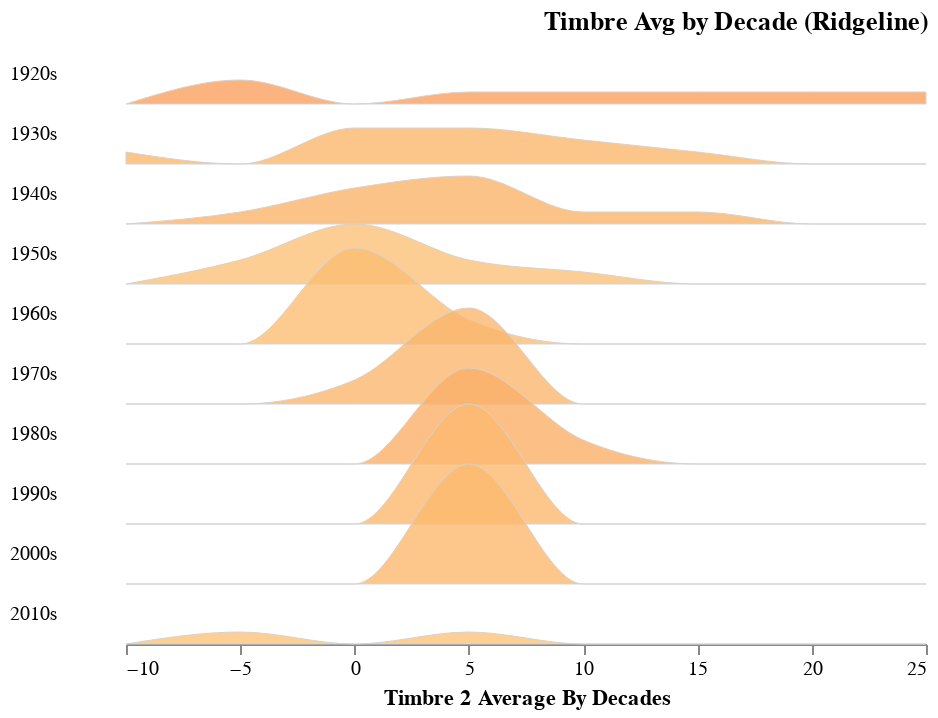

Notebook code cell kept with this figure:
### Code cell
plot_ridgeline(timbre_avg_by_year, "decade", "TimbreAvg4")

### Figure 1 — Vega-Lite specification as saved in the notebook (floating-point values rounded to 4 significant figures)
{"config": {"view": {"continuousWidth": 400, "continuousHeight": 300, "stroke": null}, "facet": {"spacing": 0}, "title": {"anchor": "end"}}, "data": {"name": "data-e32f9afda3d58572e9a14fb414997254"}, "facet": {"row": {"type": "temporal", "field": "Decade", "header": {"format": "%Ys", "labelAlign": "right", "labelAngle": 0}, "title": null}}, "spec": {"mark": {"type": "area", "fillOpacity": 0.8, "interpolate": "monotone", "stroke": "lightgray", "strokeWidth": 0.5}, "encoding": {"fill": {"type": "quantitative", "field": "mean_val", "legend": null, "scale": {"domain": [50, -100], "scheme": "redyellowblue"}}, "x": {"type": "quantitative", "bin": "binned", "field": "bin_min", "title": "Timbre 2 Average By Decades"}, "y": {"type": "quantitative", "axis": null, "field": "value", "scale": {"range": [30, -30]}}}, "height": 30, "transform": [{"field": "decade", "timeUnit": "year", "as": "Decade"}, {"joinaggregate": [{"op": "mean", "field": "TimbreAvg4", "as": "mean_val"}], "groupby": ["Decade"]}, {"bin": {"maxbins": 10}, "field": "TimbreAvg4", "as": ["bin_max", "bin_min"]}, {"aggregate": [{"op": "count", "as": "value"}], "groupby": ["Decade", "mean_val", "bin_min", "bin_max"]}, {"impute": "value", "key": "bin_min", "groupby": ["Decade", "mean_val"], "value": 0}]}, "bounds": "flush", "title": "Timbre Avg by Decade (Ridgeline)", "$schema": "https://vega.github.io/schema/vega-lite/v4.8.1.json", "datasets": {"data-e32f9afda3d58572e9a14fb414997254": [{"music_year": 1922, "TimbreAvg1": 41.56, "TimbreAvg2": 13.91, "TimbreAvg3": 14.68, "TimbreAvg4": 24.43, "TimbreAvg5": 18.75, "TimbreAvg6": 11.17, "TimbreAvg7": -5.31, "TimbreAvg8": 0.1368, "TimbreAvg9": -2.165, "TimbreAvg10": -4.444, "TimbreAvg11": -1.622, "TimbreAvg12": -5.561, "decade": "1920-01-01T00:00:00"}, {"music_year": 1924, "TimbreAvg1": 36.95, "TimbreAvg2": -136.1, "TimbreAvg3": 108.1, "TimbreAvg4": 12.35, "TimbreAvg5": -7.73, "TimbreAvg6": 1.873, "TimbreAvg7": -32.49, "TimbreAvg8": 3.363, "TimbreAvg9": 14.38, "TimbreAvg10": 8.708, "TimbreAvg11": 4.783, "TimbreAvg12": 8.068, "decade": "1920-01-01T00:00:00"}, {"music_year": 1925, "TimbreAvg1": 34.36, "TimbreAvg2": -128.2, "TimbreAvg3": 120.2, "TimbreAvg4": 19.37, "TimbreAvg5": 18.19, "TimbreAvg6": 17.01, "TimbreAvg7": -56.73, "TimbreAvg8": 7.617, "TimbreAvg9": 3.784, "TimbreAvg10": 8.839, "TimbreAvg11": 6.741, "TimbreAvg12": 6.061, "decade": "1920-01-01T00:00:00"}, {"music_year": 1926, "TimbreAvg1": 32.57, "TimbreAvg2": -126.5, "TimbreAvg3": 88.92, "TimbreAvg4": 7.843, "TimbreAvg5": -5.841, "TimbreAvg6": 13.39, "TimbreAvg7": -31.14, "TimbreAvg8": 9.86, "TimbreAvg9": -17.41, "TimbreAvg10": 4.974, "TimbreAvg11": 0.6245, "TimbreAvg12": -2.054, "decade": "1920-01-01T00:00:00"}, {"music_year": 1927, "TimbreAvg1": 31.23, "TimbreAvg2": -110.7, "TimbreAvg3": 59.21, "TimbreAvg4": 4.108, "TimbreAvg5": -9.538, "TimbreAvg6": 9.986, "TimbreAvg7": -21.01, "TimbreAvg8": 13.41, "TimbreAvg9": -25.12, "TimbreAvg10": 4.396, "TimbreAvg11": -0.3943, "TimbreAvg12": -2.645, "decade": "1920-01-01T00:00:00"}, {"music_year": 1928, "TimbreAvg1": 31.5, "TimbreAvg2": -94.42, "TimbreAvg3": 27.26, "TimbreAvg4": -8.42, "TimbreAvg5": -16.8, "TimbreAvg6": 9.831, "TimbreAvg7": -34.23, "TimbreAvg8": 8.103, "TimbreAvg9": -2.78, "TimbreAvg10": 7.653, "TimbreAvg11": -0.274, "TimbreAvg12": 8.575, "decade": "1920-01-01T00:00:00"}, {"music_year": 1929, "TimbreAvg1": 33.08, "TimbreAvg2": -100.9, "TimbreAvg3": 37.7, "TimbreAvg4": -7.802, "TimbreAvg5": -16.81, "TimbreAvg6": 9.486, "TimbreAvg7": -30.72, "TimbreAvg8": 8.05, "TimbreAvg9": -2.235, "TimbreAvg10": 7.397, "TimbreAvg11": 1.339, "TimbreAvg12": 13.07, "decade": "1920-01-01T00:00:00"}, {"music_year": 1930, "TimbreAvg1": 34.95, "TimbreAvg2": -99.74, "TimbreAvg3": 59.33, "TimbreAvg4": 0.1107, "TimbreAvg5": -29.29, "TimbreAvg6": 14.93, "TimbreAvg7": -28.67, "TimbreAvg8": 5.75, "TimbreAvg9": -0.3473, "TimbreAvg10": 7.347, "TimbreAvg11": -0.4108, "TimbreAvg12": 4.682, "decade": "1930-01-01T00:00:00"}, {"music_year": 1931, "TimbreAvg1": 35.04, "TimbreAvg2": -97.28, "TimbreAvg3": 61.39, "TimbreAvg4": 8.116, "TimbreAvg5": -5.649, "TimbreAvg6": 5.444, "TimbreAvg7": -18.24, "TimbreAvg8": 6.326, "TimbreAvg9": -4.743, "TimbreAvg10": 5.894, "TimbreAvg11": 1.151, "TimbreAvg12": 1.979, "decade": "1930-01-01T00:00:00"}, {"music_year": 1932, "TimbreAvg1": 34.99, "TimbreAvg2": -98.61, "TimbreAvg3": 44.83, "TimbreAvg4": -0.8373, "TimbreAvg5": -22.16, "TimbreAvg6": 23.28, "TimbreAvg7": -36.65, "TimbreAvg8": 7.044, "TimbreAvg9": 14.11, "TimbreAvg10": 10.86, "TimbreAvg11": -1.003, "TimbreAvg12": 12.39, "decade": "1930-01-01T00:00:00"}, {"music_year": 1933, "TimbreAvg1": 32.79, "TimbreAvg2": -103.0, "TimbreAvg3": 56.2, "TimbreAvg4": -12.21, "TimbreAvg5": -33.13, "TimbreAvg6": 16.06, "TimbreAvg7": -43.9, "TimbreAvg8": 0.06204, "TimbreAvg9": 8.121, "TimbreAvg10": 8.25, "TimbreAvg11": -3.816, "TimbreAvg12": 4.195, "decade": "1930-01-01T00:00:00"}, {"music_year": 1934, "TimbreAvg1": 32.69, "TimbreAvg2": -97.15, "TimbreAvg3": 46.76, "TimbreAvg4": -2.051, "TimbreAvg5": -4.355, "TimbreAvg6": 16.09, "TimbreAvg7": -30.93, "TimbreAvg8": 5.909, "TimbreAvg9": 10.38, "TimbreAvg10": 9.565, "TimbreAvg11": -0.1988, "TimbreAvg12": 10.48, "decade": "1930-01-01T00:00:00"}, {"music_year": 1935, "TimbreAvg1": 33.87, "TimbreAvg2": -109.6, "TimbreAvg3": 69.43, "TimbreAvg4": 10.38, "TimbreAvg5": -8.598, "TimbreAvg6": 19.18, "TimbreAvg7": -17.24, "TimbreAvg8": 11.86, "TimbreAvg9": 3.787, "TimbreAvg10": 9.493, "TimbreAvg11": -2.062, "TimbreAvg12": 12.01, "decade": "1930-01-01T00:00:00"}, {"music_year": 1936, "TimbreAvg1": 34.54, "TimbreAvg2": -126.0, "TimbreAvg3": 64.29, "TimbreAvg4": 3.944, "TimbreAvg5": -8.175, "TimbreAvg6": 10.65, "TimbreAvg7": -18.77, "TimbreAvg8": 9.033, "TimbreAvg9": -2.058, "TimbreAvg10": 5.343, "TimbreAvg11": -0.4487, "TimbreAvg12": 8.263, "decade": "1930-01-01T00:00:00"}, {"music_year": 1937, "TimbreAvg1": 33.58, "TimbreAvg2": -113.8, "TimbreAvg3": 51.95, "TimbreAvg4": 1.924, "TimbreAvg5": -13.45, "TimbreAvg6": 17.37, "TimbreAvg7": -10.02, "TimbreAvg8": 10.66, "TimbreAvg9": -3.712, "TimbreAvg10": 5.937, "TimbreAvg11": -2.608, "TimbreAvg12": 11.86, "decade": "1930-01-01T00:00:00"}, {"music_year": 1938, "TimbreAvg1": 34.9, "TimbreAvg2": -114.4, "TimbreAvg3": 40.74, "TimbreAvg4": 6.103, "TimbreAvg5": -17.94, "TimbreAvg6": 19.79, "TimbreAvg7": -27.39, "TimbreAvg8": 6.041, "TimbreAvg9": 10.2, "TimbreAvg10": 9.888, "TimbreAvg11": -0.3099, "TimbreAvg12": 11.18, "decade": "1930-01-01T00:00:00"}, {"music_year": 1939, "TimbreAvg1": 34.02, "TimbreAvg2": -102.4, "TimbreAvg3": 45.43, "TimbreAvg4": -1.908, "TimbreAvg5": -13.02, "TimbreAvg6": 20.68, "TimbreAvg7": -21.57, "TimbreAvg8": 6.065, "TimbreAvg9": 6.906, "TimbreAvg10": 5.943, "TimbreAvg11": -6.37, "TimbreAvg12": 5.006, "decade": "1930-01-01T00:00:00"}, {"music_year": 1940, "TimbreAvg1": 35.33, "TimbreAvg2": -96.81, "TimbreAvg3": 49.32, "TimbreAvg4": 7.192, "TimbreAvg5": -41.28, "TimbreAvg6": 19.44, "TimbreAvg7": -18.54, "TimbreAvg8": 6.436, "TimbreAvg9": 8.957, "TimbreAvg10": 6.57, "TimbreAvg11": 1.953, "TimbreAvg12": 21.34, "decade": "1940-01-01T00:00:00"}, {"music_year": 1941, "TimbreAvg1": 32.39, "TimbreAvg2": -100.0, "TimbreAvg3": 52.51, "TimbreAvg4": 4.921, "TimbreAvg5": -3.68, "TimbreAvg6": 20.87, "TimbreAvg7": -16.8, "TimbreAvg8": 9.038, "TimbreAvg9": -2.731, "TimbreAvg10": 7.336, "TimbreAvg11": -3.413, "TimbreAvg12": 9.401, "decade": "1940-01-01T00:00:00"}, {"music_year": 1942, "TimbreAvg1": 33.3, "TimbreAvg2": -120.1, "TimbreAvg3": 50.7, "TimbreAvg4": -5.461, "TimbreAvg5": -19.14, "TimbreAvg6": 7.967, "TimbreAvg7": -18.27, "TimbreAvg8": 8.431, "TimbreAvg9": 1.05, "TimbreAvg10": 7.495, "TimbreAvg11": -1.957, "TimbreAvg12": 8.773, "decade": "1940-01-01T00:00:00"}, {"music_year": 1943, "TimbreAvg1": 35.77, "TimbreAvg2": -73.11, "TimbreAvg3": 58.33, "TimbreAvg4": 10.69, "TimbreAvg5": -6.186, "TimbreAvg6": 20.79, "TimbreAvg7": -14.26, "TimbreAvg8": 6.945, "TimbreAvg9": 5.42, "TimbreAvg10": 4.834, "TimbreAvg11": -6.037, "TimbreAvg12": 9.678, "decade": "1940-01-01T00:00:00"}, {"music_year": 1944, "TimbreAvg1": 35.05, "TimbreAvg2": -119.3, "TimbreAvg3": 45.17, "TimbreAvg4": 3.777, "TimbreAvg5": 0.7286, "TimbreAvg6": 12.55, "TimbreAvg7": -16.06, "TimbreAvg8": 6.014, "TimbreAvg9": 5.359, "TimbreAvg10": 3.907, "TimbreAvg11": -2.75, "TimbreAvg12": 6.555, "decade": "1940-01-01T00:00:00"}, {"music_year": 1945, "TimbreAvg1": 35.8, "TimbreAvg2": -78.38, "TimbreAvg3": 55.81, "TimbreAvg4": 3.687, "TimbreAvg5": -18.85, "TimbreAvg6": 13.39, "TimbreAvg7": -18.99, "TimbreAvg8": 0.9092, "TimbreAvg9": 12.95, "TimbreAvg10": 5.449, "TimbreAvg11": -1.18, "TimbreAvg12": 15.58, "decade": "1940-01-01T00:00:00"}, {"music_year": 1946, "TimbreAvg1": 36.63, "TimbreAvg2": -74.35, "TimbreAvg3": 39.01, "TimbreAvg4": -0.9528, "TimbreAvg5": -3.294, "TimbreAvg6": 12.09, "TimbreAvg7": -12.59, "TimbreAvg8": 3.161, "TimbreAvg9": 6.065, "TimbreAvg10": 2.858, "TimbreAvg11": -3.037, "TimbreAvg12": 12.07, "decade": "1940-01-01T00:00:00"}, {"music_year": 1947, "TimbreAvg1": 36.29, "TimbreAvg2": -59.97, "TimbreAvg3": 29.82, "TimbreAvg4": -1.628, "TimbreAvg5": -18.3, "TimbreAvg6": 15.34, "TimbreAvg7": -16.52, "TimbreAvg8": 4.074, "TimbreAvg9": 12.66, "TimbreAvg10": 8.663, "TimbreAvg11": -4.001, "TimbreAvg12": 14.18, "decade": "1940-01-01T00:00:00"}, {"music_year": 1948, "TimbreAvg1": 38.0, "TimbreAvg2": -60.91, "TimbreAvg3": 48.13, "TimbreAvg4": 1.431, "TimbreAvg5": -15.75, "TimbreAvg6": 12.69, "TimbreAvg7": -22.46, "TimbreAvg8": 0.02932, "TimbreAvg9": 13.2, "TimbreAvg10": 4.487, "TimbreAvg11": -0.4887, "TimbreAvg12": 10.52, "decade": "1940-01-01T00:00:00"}, {"music_year": 1949, "TimbreAvg1": 36.94, "TimbreAvg2": -76.29, "TimbreAvg3": 53.23, "TimbreAvg4": -0.5399, "TimbreAvg5": -13.69, "TimbreAvg6": 6.0, "TimbreAvg7": -16.25, "TimbreAvg8": 0.1701, "TimbreAvg9": 10.24, "TimbreAvg10": 3.406, "TimbreAvg11": -0.8975, "TimbreAvg12": 7.688, "decade": "1940-01-01T00:00:00"}, {"music_year": 1950, "TimbreAvg1": 37.56, "TimbreAvg2": -79.75, "TimbreAvg3": 39.1, "TimbreAvg4": 7.317, "TimbreAvg5": -4.147, "TimbreAvg6": 7.53, "TimbreAvg7": -5.599, "TimbreAvg8": 3.95, "TimbreAvg9": 4.621, "TimbreAvg10": 2.546, "TimbreAvg11": -2.016, "TimbreAvg12": 4.763, "decade": "1950-01-01T00:00:00"}, {"music_year": 1951, "TimbreAvg1": 38.34, "TimbreAvg2": -59.1, "TimbreAvg3": 38.65, "TimbreAvg4": 0.6563, "TimbreAvg5": -2.506, "TimbreAvg6": 5.508, "TimbreAvg7": -9.521, "TimbreAvg8": 1.943, "TimbreAvg9": 7.743, "TimbreAvg10": 2.759, "TimbreAvg11": -2.87, "TimbreAvg12": 5.836, "decade": "1950-01-01T00:00:00"}, {"music_year": 1952, "TimbreAvg1": 39.09, "TimbreAvg2": -49.43, "TimbreAvg3": 29.52, "TimbreAvg4": -5.048, "TimbreAvg5": -8.318, "TimbreAvg6": 8.535, "TimbreAvg7": -17.55, "TimbreAvg8": 0.1893, "TimbreAvg9": 6.674, "TimbreAvg10": 1.172, "TimbreAvg11": -2.191, "TimbreAvg12": 7.037, "decade": "1950-01-01T00:00:00"}, {"music_year": 1953, "TimbreAvg1": 39.21, "TimbreAvg2": -40.24, "TimbreAvg3": 39.67, "TimbreAvg4": -0.445, "TimbreAvg5": -3.645, "TimbreAvg6": 9.998, "TimbreAvg7": -16.5, "TimbreAvg8": -0.1103, "TimbreAvg9": 5.477, "TimbreAvg10": 1.666, "TimbreAvg11": -2.965, "TimbreAvg12": 4.058, "decade": "1950-01-01T00:00:00"}, {"music_year": 1954, "TimbreAvg1": 38.14, "TimbreAvg2": -46.14, "TimbreAvg3": 28.05, "TimbreAvg4": -2.913, "TimbreAvg5": -2.925, "TimbreAvg6": 6.043, "TimbreAvg7": -18.02, "TimbreAvg8": -0.7081, "TimbreAvg9": 8.89, "TimbreAvg10": 2.19, "TimbreAvg11": -1.935, "TimbreAvg12": 9.481, "decade": "1950-01-01T00:00:00"}, {"music_year": 1955, "TimbreAvg1": 37.1, "TimbreAvg2": -52.87, "TimbreAvg3": 26.31, "TimbreAvg4": -6.338, "TimbreAvg5": 0.8993, "TimbreAvg6": 4.494, "TimbreAvg7": -17.28, "TimbreAvg8": 1.646, "TimbreAvg9": 5.555, "TimbreAvg10": 2.484, "TimbreAvg11": -2.829, "TimbreAvg12": 7.048, "decade": "1950-01-01T00:00:00"}, {"music_year": 1956, "TimbreAvg1": 37.67, "TimbreAvg2": -38.32, "TimbreAvg3": 24.38, "TimbreAvg4": -4.569, "TimbreAvg5": -1.269, "TimbreAvg6": 3.7, "TimbreAvg7": -15.31, "TimbreAvg8": 0.2986, "TimbreAvg9": 5.172, "TimbreAvg10": 1.747, "TimbreAvg11": -2.766, "TimbreAvg12": 7.053, "decade": "1950-01-01T00:00:00"}, {"music_year": 1957, "TimbreAvg1": 37.24, "TimbreAvg2": -39.23, "TimbreAvg3": 15.83, "TimbreAvg4": -3.89, "TimbreAvg5": 0.05078, "TimbreAvg6": 1.425, "TimbreAvg7": -11.18, "TimbreAvg8": 0.2028, "TimbreAvg9": 3.578, "TimbreAvg10": 1.635, "TimbreAvg11": -2.338, "TimbreAvg12": 5.688, "decade": "1950-01-01T00:00:00"}, {"music_year": 1958, "TimbreAvg1": 39.15, "TimbreAvg2": -18.57, "TimbreAvg3": 26.7, "TimbreAvg4": 0.2872, "TimbreAvg5": -3.253, "TimbreAvg6": 1.734, "TimbreAvg7": -12.29, "TimbreAvg8": -2.056, "TimbreAvg9": 7.373, "TimbreAvg10": 1.504, "TimbreAvg11": -1.76, "TimbreAvg12": 8.573, "decade": "1950-01-01T00:00:00"}, {"music_year": 1959, "TimbreAvg1": 39.15, "TimbreAvg2": -23.04, "TimbreAvg3": 19.02, "TimbreAvg4": -3.434, "TimbreAvg5": 4.16, "TimbreAvg6": 1.495, "TimbreAvg7": -16.76, "TimbreAvg8": -2.318, "TimbreAvg9": 5.741, "TimbreAvg10": 0.9585, "TimbreAvg11": -2.081, "TimbreAvg12": 7.127, "decade": "1950-01-01T00:00:00"}, {"music_year": 1960, "TimbreAvg1": 38.88, "TimbreAvg2": -18.91, "TimbreAvg3": 23.72, "TimbreAvg4": -0.3672, "TimbreAvg5": -1.307, "TimbreAvg6": 2.723, "TimbreAvg7": -13.9, "TimbreAvg8": -2.198, "TimbreAvg9": 6.149, "TimbreAvg10": 1.419, "TimbreAvg11": -2.018, "TimbreAvg12": 7.242, "decade": "1960-01-01T00:00:00"}, {"music_year": 1961, "TimbreAvg1": 39.62, "TimbreAvg2": -27.22, "TimbreAvg3": 28.56, "TimbreAvg4": 1.267, "TimbreAvg5": -3.125, "TimbreAvg6": 0.7062, "TimbreAvg7": -11.94, "TimbreAvg8": -2.548, "TimbreAvg9": 6.055, "TimbreAvg10": 1.539, "TimbreAvg11": -1.318, "TimbreAvg12": 6.138, "decade": "1960-01-01T00:00:00"}, {"music_year": 1962, "TimbreAvg1": 40.13, "TimbreAvg2": -17.45, "TimbreAvg3": 19.46, "TimbreAvg4": -0.9173, "TimbreAvg5": -0.7442, "TimbreAvg6": -0.6876, "TimbreAvg7": -9.383, "TimbreAvg8": -1.887, "TimbreAvg9": 5.455, "TimbreAvg10": 2.126, "TimbreAvg11": -1.711, "TimbreAvg12": 4.913, "decade": "1960-01-01T00:00:00"}, {"music_year": 1963, "TimbreAvg1": 40.55, "TimbreAvg2": -16.46, "TimbreAvg3": 22.5, "TimbreAvg4": -0.7805, "TimbreAvg5": -0.8922, "TimbreAvg6": -1.607, "TimbreAvg7": -9.215, "TimbreAvg8": -2.595, "TimbreAvg9": 5.623, "TimbreAvg10": 0.8863, "TimbreAvg11": -1.253, "TimbreAvg12": 6.212, "decade": "1960-01-01T00:00:00"}, {"music_year": 1964, "TimbreAvg1": 40.11, "TimbreAvg2": -15.82, "TimbreAvg3": 22.48, "TimbreAvg4": -1.269, "TimbreAvg5": 0.1809, "TimbreAvg6": -1.785, "TimbreAvg7": -8.4, "TimbreAvg8": -1.922, "TimbreAvg9": 3.221, "TimbreAvg10": 0.5442, "TimbreAvg11": -1.908, "TimbreAvg12": 5.095, "decade": "1960-01-01T00:00:00"}, {"music_year": 1965, "TimbreAvg1": 40.7, "TimbreAvg2": -13.34, "TimbreAvg3": 22.34, "TimbreAvg4": -1.099, "TimbreAvg5": -3.736, "TimbreAvg6": -0.3017, "TimbreAvg7": -8.165, "TimbreAvg8": -1.725, "TimbreAvg9": 4.681, "TimbreAvg10": 0.3911, "TimbreAvg11": -2.017, "TimbreAvg12": 5.947, "decade": "1960-01-01T00:00:00"}, {"music_year": 1966, "TimbreAvg1": 40.9, "TimbreAvg2": -5.545, "TimbreAvg3": 20.48, "TimbreAvg4": -0.3632, "TimbreAvg5": -6.661, "TimbreAvg6": -1.849, "TimbreAvg7": -6.66, "TimbreAvg8": -2.721, "TimbreAvg9": 5.87, "TimbreAvg10": 0.5368, "TimbreAvg11": -2.062, "TimbreAvg12": 5.063, "decade": "1960-01-01T00:00:00"}, {"music_year": 1967, "TimbreAvg1": 40.87, "TimbreAvg2": -6.292, "TimbreAvg3": 22.13, "TimbreAvg4": -0.8576, "TimbreAvg5": -8.684, "TimbreAvg6": -2.968, "TimbreAvg7": -6.753, "TimbreAvg8": -3.264, "TimbreAvg9": 6.073, "TimbreAvg10": -0.07219, "TimbreAvg11": -1.679, "TimbreAvg12": 5.731, "decade": "1960-01-01T00:00:00"}, {"music_year": 1968, "TimbreAvg1": 40.66, "TimbreAvg2": -7.977, "TimbreAvg3": 21.5, "TimbreAvg4": 0.3513, "TimbreAvg5": -9.759, "TimbreAvg6": -2.957, "TimbreAvg7": -5.645, "TimbreAvg8": -1.97, "TimbreAvg9": 4.379, "TimbreAvg10": -0.1488, "TimbreAvg11": -1.08, "TimbreAvg12": 5.679, "decade": "1960-01-01T00:00:00"}, {"music_year": 1969, "TimbreAvg1": 40.49, "TimbreAvg2": -12.25, "TimbreAvg3": 18.92, "TimbreAvg4": -0.6133, "TimbreAvg5": -10.52, "TimbreAvg6": -3.575, "TimbreAvg7": -4.238, "TimbreAvg8": -1.697, "TimbreAvg9": 4.792, "TimbreAvg10": -0.1831, "TimbreAvg11": -1.199, "TimbreAvg12": 5.087, "decade": "1960-01-01T00:00:00"}, {"music_year": 1970, "TimbreAvg1": 40.93, "TimbreAvg2": -12.22, "TimbreAvg3": 17.63, "TimbreAvg4": -0.2921, "TimbreAvg5": -9.873, "TimbreAvg6": -3.791, "TimbreAvg7": -3.636, "TimbreAvg8": -1.81, "TimbreAvg9": 4.931, "TimbreAvg10": -0.4027, "TimbreAvg11": -0.9613, "TimbreAvg12": 4.366, "decade": "1970-01-01T00:00:00"}, {"music_year": 1971, "TimbreAvg1": 40.38, "TimbreAvg2": -14.12, "TimbreAvg3": 16.16, "TimbreAvg4": -1.082, "TimbreAvg5": -7.068, "TimbreAvg6": -4.204, "TimbreAvg7": -3.729, "TimbreAvg8": -1.345, "TimbreAvg9": 4.057, "TimbreAvg10": -0.4148, "TimbreAvg11": -0.733, "TimbreAvg12": 4.92, "decade": "1970-01-01T00:00:00"}, {"music_year": 1972, "TimbreAvg1": 40.38, "TimbreAvg2": -11.37, "TimbreAvg3": 18.77, "TimbreAvg4": 0.5758, "TimbreAvg5": -6.653, "TimbreAvg6": -4.182, "TimbreAvg7": -4.142, "TimbreAvg8": -1.103, "TimbreAvg9": 3.029, "TimbreAvg10": -0.2728, "TimbreAvg11": -0.6154, "TimbreAvg12": 4.339, "decade": "1970-01-01T00:00:00"}, {"music_year": 1973, "TimbreAvg1": 41.03, "TimbreAvg2": -8.881, "TimbreAvg3": 19.29, "TimbreAvg4": 0.8646, "TimbreAvg5": -6.101, "TimbreAvg6": -5.346, "TimbreAvg7": -2.915, "TimbreAvg8": -1.494, "TimbreAvg9": 3.64, "TimbreAvg10": -0.1472, "TimbreAvg11": -0.3093, "TimbreAvg12": 4.172, "decade": "1970-01-01T00:00:00"}, {"music_year": 1974, "TimbreAvg1": 41.13, "TimbreAvg2": -9.238, "TimbreAvg3": 19.14, "TimbreAvg4": 1.114, "TimbreAvg5": -6.877, "TimbreAvg6": -5.225, "TimbreAvg7": -2.323, "TimbreAvg8": -0.9129, "TimbreAvg9": 2.943, "TimbreAvg10": -0.5117, "TimbreAvg11": -0.1766, "TimbreAvg12": 3.762, "decade": "1970-01-01T00:00:00"}, {"music_year": 1975, "TimbreAvg1": 41.31, "TimbreAvg2": -3.986, "TimbreAvg3": 19.68, "TimbreAvg4": 2.786, "TimbreAvg5": -5.766, "TimbreAvg6": -4.986, "TimbreAvg7": -1.4, "TimbreAvg8": -0.9019, "TimbreAvg9": 2.704, "TimbreAvg10": -0.5636, "TimbreAvg11": 0.001375, "TimbreAvg12": 3.756, "decade": "1970-01-01T00:00:00"}, {"music_year": 1976, "TimbreAvg1": 41.24, "TimbreAvg2": -3.334, "TimbreAvg3": 18.79, "TimbreAvg4": 2.485, "TimbreAvg5": -6.211, "TimbreAvg6": -5.581, "TimbreAvg7": -2.342, "TimbreAvg8": -1.048, "TimbreAvg9": 2.505, "TimbreAvg10": -0.2294, "TimbreAvg11": 0.2051, "TimbreAvg12": 3.708, "decade": "1970-01-01T00:00:00"}, {"music_year": 1977, "TimbreAvg1": 42.11, "TimbreAvg2": 3.307, "TimbreAvg3": 21.27, "TimbreAvg4": 2.724, "TimbreAvg5": -7.846, "TimbreAvg6": -6.854, "TimbreAvg7": -1.754, "TimbreAvg8": -0.7725, "TimbreAvg9": 3.427, "TimbreAvg10": 0.1737, "TimbreAvg11": 0.3541, "TimbreAvg12": 3.03, "decade": "1970-01-01T00:00:00"}, {"music_year": 1978, "TimbreAvg1": 41.83, "TimbreAvg2": 4.071, "TimbreAvg3": 23.35, "TimbreAvg4": 3.608, "TimbreAvg5": -7.443, "TimbreAvg6": -5.952, "TimbreAvg7": -1.219, "TimbreAvg8": 0.07635, "TimbreAvg9": 3.054, "TimbreAvg10": 0.514, "TimbreAvg11": -0.03998, "TimbreAvg12": 2.681, "decade": "1970-01-01T00:00:00"}, {"music_year": 1979, "TimbreAvg1": 42.03, "TimbreAvg2": 10.01, "TimbreAvg3": 18.55, "TimbreAvg4": 4.076, "TimbreAvg5": -7.644, "TimbreAvg6": -5.737, "TimbreAvg7": -1.206, "TimbreAvg8": -0.4556, "TimbreAvg9": 3.128, "TimbreAvg10": 0.7126, "TimbreAvg11": -0.1207, "TimbreAvg12": 2.498, "decade": "1970-01-01T00:00:00"}, {"music_year": 1980, "TimbreAvg1": 42.43, "TimbreAvg2": 12.62, "TimbreAvg3": 20.78, "TimbreAvg4": 5.818, "TimbreAvg5": -10.96, "TimbreAvg6": -5.002, "TimbreAvg7": -1.165, "TimbreAvg8": -0.9115, "TimbreAvg9": 3.993, "TimbreAvg10": 0.8763, "TimbreAvg11": 0.1742, "TimbreAvg12": 2.754, "decade": "1980-01-01T00:00:00"}, {"music_year": 1981, "TimbreAvg1": 42.19, "TimbreAvg2": 15.05, "TimbreAvg3": 19.04, "TimbreAvg4": 4.584, "TimbreAvg5": -12.1, "TimbreAvg6": -6.933, "TimbreAvg7": -0.8445, "TimbreAvg8": -0.9285, "TimbreAvg9": 3.795, "TimbreAvg10": 1.294, "TimbreAvg11": 0.2474, "TimbreAvg12": 2.682, "decade": "1980-01-01T00:00:00"}, {"music_year": 1982, "TimbreAvg1": 42.37, "TimbreAvg2": 12.74, "TimbreAvg3": 19.7, "TimbreAvg4": 5.028, "TimbreAvg5": -9.103, "TimbreAvg6": -6.853, "TimbreAvg7": -1.743, "TimbreAvg8": -1.403, "TimbreAvg9": 4.083, "TimbreAvg10": 1.493, "TimbreAvg11": 0.2623, "TimbreAvg12": 2.433, "decade": "1980-01-01T00:00:00"}, {"music_year": 1983, "TimbreAvg1": 41.98, "TimbreAvg2": 14.77, "TimbreAvg3": 17.19, "TimbreAvg4": 3.95, "TimbreAvg5": -10.04, "TimbreAvg6": -8.107, "TimbreAvg7": -2.096, "TimbreAvg8": -1.425, "TimbreAvg9": 4.806, "TimbreAvg10": 2.364, "TimbreAvg11": 0.3547, "TimbreAvg12": 2.935, "decade": "1980-01-01T00:00:00"}, {"music_year": 1984, "TimbreAvg1": 42.04, "TimbreAvg2": 15.01, "TimbreAvg3": 17.82, "TimbreAvg4": 3.837, "TimbreAvg5": -8.294, "TimbreAvg6": -8.57, "TimbreAvg7": -3.139, "TimbreAvg8": -2.275, "TimbreAvg9": 4.59, "TimbreAvg10": 2.191, "TimbreAvg11": 0.5499, "TimbreAvg12": 3.059, "decade": "1980-01-01T00:00:00"}, {"music_year": 1985, "TimbreAvg1": 42.21, "TimbreAvg2": 20.1, "TimbreAvg3": 17.63, "TimbreAvg4": 4.116, "TimbreAvg5": -7.255, "TimbreAvg6": -9.001, "TimbreAvg7": -2.962, "TimbreAvg8": -2.597, "TimbreAvg9": 4.019, "TimbreAvg10": 2.367, "TimbreAvg11": 0.6701, "TimbreAvg12": 3.426, "decade": "1980-01-01T00:00:00"}, {"music_year": 1986, "TimbreAvg1": 42.13, "TimbreAvg2": 15.23, "TimbreAvg3": 18.49, "TimbreAvg4": 2.42, "TimbreAvg5": -5.516, "TimbreAvg6": -9.205, "TimbreAvg7": -4.823, "TimbreAvg8": -2.595, "TimbreAvg9": 4.502, "TimbreAvg10": 2.29, "TimbreAvg11": 0.5196, "TimbreAvg12": 3.768, "decade": "1980-01-01T00:00:00"}, {"music_year": 1987, "TimbreAvg1": 41.69, "TimbreAvg2": 10.38, "TimbreAvg3": 18.01, "TimbreAvg4": 1.846, "TimbreAvg5": -6.44, "TimbreAvg6": -8.242, "TimbreAvg7": -5.91, "TimbreAvg8": -2.152, "TimbreAvg9": 4.499, "TimbreAvg10": 2.449, "TimbreAvg11": 0.2608, "TimbreAvg12": 3.738, "decade": "1980-01-01T00:00:00"}, {"music_year": 1988, "TimbreAvg1": 41.11, "TimbreAvg2": 14.19, "TimbreAvg3": 15.44, "TimbreAvg4": 2.247, "TimbreAvg5": -5.555, "TimbreAvg6": -7.682, "TimbreAvg7": -5.781, "TimbreAvg8": -2.08, "TimbreAvg9": 4.496, "TimbreAvg10": 2.882, "TimbreAvg11": 0.1023, "TimbreAvg12": 3.626, "decade": "1980-01-01T00:00:00"}, {"music_year": 1989, "TimbreAvg1": 41.33, "TimbreAvg2": 12.64, "TimbreAvg3": 16.51, "TimbreAvg4": 1.666, "TimbreAvg5": -7.079, "TimbreAvg6": -7.964, "TimbreAvg7": -6.306, "TimbreAvg8": -2.249, "TimbreAvg9": 4.011, "TimbreAvg10": 2.325, "TimbreAvg11": 0.247, "TimbreAvg12": 3.55, "decade": "1980-01-01T00:00:00"}, {"music_year": 1990, "TimbreAvg1": 41.0, "TimbreAvg2": 9.405, "TimbreAvg3": 15.23, "TimbreAvg4": 1.701, "TimbreAvg5": -6.812, "TimbreAvg6": -7.079, "TimbreAvg7": -5.872, "TimbreAvg8": -1.627, "TimbreAvg9": 3.863, "TimbreAvg10": 2.457, "TimbreAvg11": -0.02878, "TimbreAvg12": 3.483, "decade": "1990-01-01T00:00:00"}, {"music_year": 1991, "TimbreAvg1": 40.95, "TimbreAvg2": 6.147, "TimbreAvg3": 14.58, "TimbreAvg4": 0.7406, "TimbreAvg5": -6.986, "TimbreAvg6": -7.353, "TimbreAvg7": -5.912, "TimbreAvg8": -1.414, "TimbreAvg9": 4.029, "TimbreAvg10": 2.555, "TimbreAvg11": -0.04716, "TimbreAvg12": 3.638, "decade": "1990-01-01T00:00:00"}, {"music_year": 1992, "TimbreAvg1": 41.34, "TimbreAvg2": 6.585, "TimbreAvg3": 12.63, "TimbreAvg4": 0.4847, "TimbreAvg5": -8.518, "TimbreAvg6": -8.359, "TimbreAvg7": -4.808, "TimbreAvg8": -1.607, "TimbreAvg9": 4.173, "TimbreAvg10": 2.229, "TimbreAvg11": -0.01728, "TimbreAvg12": 3.345, "decade": "1990-01-01T00:00:00"}, {"music_year": 1993, "TimbreAvg1": 41.38, "TimbreAvg2": 5.063, "TimbreAvg3": 10.78, "TimbreAvg4": 0.09247, "TimbreAvg5": -7.597, "TimbreAvg6": -8.287, "TimbreAvg7": -4.576, "TimbreAvg8": -1.337, "TimbreAvg9": 4.251, "TimbreAvg10": 2.333, "TimbreAvg11": -0.2013, "TimbreAvg12": 3.427, "decade": "1990-01-01T00:00:00"}, {"music_year": 1994, "TimbreAvg1": 41.65, "TimbreAvg2": 3.572, "TimbreAvg3": 10.38, "TimbreAvg4": 0.5304, "TimbreAvg5": -7.97, "TimbreAvg6": -7.995, "TimbreAvg7": -4.618, "TimbreAvg8": -1.163, "TimbreAvg9": 4.08, "TimbreAvg10": 2.418, "TimbreAvg11": -0.2332, "TimbreAvg12": 2.955, "decade": "1990-01-01T00:00:00"}, {"music_year": 1995, "TimbreAvg1": 42.0, "TimbreAvg2": 4.029, "TimbreAvg3": 9.014, "TimbreAvg4": 0.6097, "TimbreAvg5": -8.228, "TimbreAvg6": -8.616, "TimbreAvg7": -3.646, "TimbreAvg8": -1.082, "TimbreAvg9": 3.989, "TimbreAvg10": 2.198, "TimbreAvg11": -0.158, "TimbreAvg12": 2.913, "decade": "1990-01-01T00:00:00"}, {"music_year": 1996, "TimbreAvg1": 42.22, "TimbreAvg2": 3.095, "TimbreAvg3": 6.892, "TimbreAvg4": 0.5688, "TimbreAvg5": -8.072, "TimbreAvg6": -8.603, "TimbreAvg7": -3.326, "TimbreAvg8": -1.207, "TimbreAvg9": 4.412, "TimbreAvg10": 2.279, "TimbreAvg11": -0.3427, "TimbreAvg12": 2.738, "decade": "1990-01-01T00:00:00"}, {"music_year": 1997, "TimbreAvg1": 42.81, "TimbreAvg2": 3.868, "TimbreAvg3": 7.667, "TimbreAvg4": 1.203, "TimbreAvg5": -7.581, "TimbreAvg6": -9.378, "TimbreAvg7": -2.876, "TimbreAvg8": -1.179, "TimbreAvg9": 3.954, "TimbreAvg10": 2.211, "TimbreAvg11": -0.06296, "TimbreAvg12": 2.621, "decade": "1990-01-01T00:00:00"}, {"music_year": 1998, "TimbreAvg1": 42.87, "TimbreAvg2": 3.403, "TimbreAvg3": 5.128, "TimbreAvg4": 0.6749, "TimbreAvg5": -6.923, "TimbreAvg6": -9.238, "TimbreAvg7": -2.831, "TimbreAvg8": -1.476, "TimbreAvg9": 3.965, "TimbreAvg10": 2.208, "TimbreAvg11": -0.1878, "TimbreAvg12": 2.472, "decade": "1990-01-01T00:00:00"}, {"music_year": 1999, "TimbreAvg1": 43.42, "TimbreAvg2": 4.442, "TimbreAvg3": 5.555, "TimbreAvg4": 1.155, "TimbreAvg5": -6.991, "TimbreAvg6": -9.215, "TimbreAvg7": -2.627, "TimbreAvg8": -1.568, "TimbreAvg9": 4.021, "TimbreAvg10": 2.229, "TimbreAvg11": -0.1119, "TimbreAvg12": 2.496, "decade": "1990-01-01T00:00:00"}, {"music_year": 2000, "TimbreAvg1": 43.47, "TimbreAvg2": 2.802, "TimbreAvg3": 5.246, "TimbreAvg4": 1.236, "TimbreAvg5": -6.181, "TimbreAvg6": -9.543, "TimbreAvg7": -2.196, "TimbreAvg8": -1.756, "TimbreAvg9": 3.712, "TimbreAvg10": 2.181, "TimbreAvg11": -0.183, "TimbreAvg12": 2.396, "decade": "2000-01-01T00:00:00"}, {"music_year": 2001, "TimbreAvg1": 43.58, "TimbreAvg2": 0.9689, "TimbreAvg3": 4.271, "TimbreAvg4": 1.273, "TimbreAvg5": -6.615, "TimbreAvg6": -9.965, "TimbreAvg7": -1.959, "TimbreAvg8": -2.095, "TimbreAvg9": 3.713, "TimbreAvg10": 2.1, "TimbreAvg11": -0.06816, "TimbreAvg12": 2.225, "decade": "2000-01-01T00:00:00"}, {"music_year": 2002, "TimbreAvg1": 43.92, "TimbreAvg2": 0.3293, "TimbreAvg3": 5.658, "TimbreAvg4": 0.8308, "TimbreAvg5": -6.381, "TimbreAvg6": -9.984, "TimbreAvg7": -2.351, "TimbreAvg8": -2.103, "TimbreAvg9": 3.57, "TimbreAvg10": 1.823, "TimbreAvg11": -0.08098, "TimbreAvg12": 2.243, "decade": "2000-01-01T00:00:00"}, {"music_year": 2003, "TimbreAvg1": 44.09, "TimbreAvg2": -1.279, "TimbreAvg3": 5.77, "TimbreAvg4": 1.021, "TimbreAvg5": -5.868, "TimbreAvg6": -10.38, "TimbreAvg7": -1.64, "TimbreAvg8": -2.034, "TimbreAvg9": 3.247, "TimbreAvg10": 1.789, "TimbreAvg11": -0.1613, "TimbreAvg12": 1.954, "decade": "2000-01-01T00:00:00"}, {"music_year": 2004, "TimbreAvg1": 44.18, "TimbreAvg2": -2.008, "TimbreAvg3": 5.84, "TimbreAvg4": 0.9367, "TimbreAvg5": -5.551, "TimbreAvg6": -10.48, "TimbreAvg7": -1.576, "TimbreAvg8": -2.132, "TimbreAvg9": 3.566, "TimbreAvg10": 1.744, "TimbreAvg11": -0.1961, "TimbreAvg12": 1.894, "decade": "2000-01-01T00:00:00"}, {"music_year": 2005, "TimbreAvg1": 44.48, "TimbreAvg2": -0.5864, "TimbreAvg3": 7.41, "TimbreAvg4": 0.8138, "TimbreAvg5": -6.345, "TimbreAvg6": -10.4, "TimbreAvg7": -1.514, "TimbreAvg8": -2.133, "TimbreAvg9": 3.449, "TimbreAvg10": 1.802, "TimbreAvg11": -0.3167, "TimbreAvg12": 2.032, "decade": "2000-01-01T00:00:00"}, {"music_year": 2006, "TimbreAvg1": 44.6, "TimbreAvg2": -0.9265, "TimbreAvg3": 5.487, "TimbreAvg4": 0.7573, "TimbreAvg5": -5.877, "TimbreAvg6": -11.25, "TimbreAvg7": -1.306, "TimbreAvg8": -1.949, "TimbreAvg9": 3.212, "TimbreAvg10": 1.823, "TimbreAvg11": -0.1542, "TimbreAvg12": 2.031, "decade": "2000-01-01T00:00:00"}, {"music_year": 2007, "TimbreAvg1": 44.85, "TimbreAvg2": -0.1217, "TimbreAvg3": 5.9, "TimbreAvg4": 1.18, "TimbreAvg5": -5.834, "TimbreAvg6": -11.48, "TimbreAvg7": -0.6323, "TimbreAvg8": -2.013, "TimbreAvg9": 3.371, "TimbreAvg10": 1.88, "TimbreAvg11": -0.1717, "TimbreAvg12": 1.935, "decade": "2000-01-01T00:00:00"}, {"music_year": 2008, "TimbreAvg1": 44.95, "TimbreAvg2": 0.3303, "TimbreAvg3": 5.085, "TimbreAvg4": 1.196, "TimbreAvg5": -5.052, "TimbreAvg6": -11.98, "TimbreAvg7": -0.5043, "TimbreAvg8": -1.94, "TimbreAvg9": 3.47, "TimbreAvg10": 1.952, "TimbreAvg11": -0.06703, "TimbreAvg12": 1.934, "decade": "2000-01-01T00:00:00"}, {"music_year": 2009, "TimbreAvg1": 45.12, "TimbreAvg2": 0.4138, "TimbreAvg3": 5.756, "TimbreAvg4": 1.695, "TimbreAvg5": -6.301, "TimbreAvg6": -12.03, "TimbreAvg7": -0.2946, "TimbreAvg8": -2.049, "TimbreAvg9": 3.601, "TimbreAvg10": 1.971, "TimbreAvg11": 0.04502, "TimbreAvg12": 2.0, "decade": "2000-01-01T00:00:00"}, {"music_year": 2010, "TimbreAvg1": 44.99, "TimbreAvg2": -2.593, "TimbreAvg3": 5.158, "TimbreAvg4": 1.312, "TimbreAvg5": -6.618, "TimbreAvg6": -12.86, "TimbreAvg7": 0.009402, "TimbreAvg8": -2.448, "TimbreAvg9": 3.765, "TimbreAvg10": 1.726, "TimbreAvg11": 0.3318, "TimbreAvg12": 1.931, "decade": "2010-01-01T00:00:00"}, {"music_year": 2011, "TimbreAvg1": 51.08, "TimbreAvg2": 8.056, "TimbreAvg3": 26.79, "TimbreAvg4": -6.018, "TimbreAvg5": -8.341, "TimbreAvg6": -21.83, "TimbreAvg7": 4.943, "TimbreAvg8": -3.647, "TimbreAvg9": 12.61, "TimbreAvg10": 1.741, "TimbreAvg11": 1.677, "TimbreAvg12": 5.943, "decade": "2010-01-01T00:00:00"}]}}
